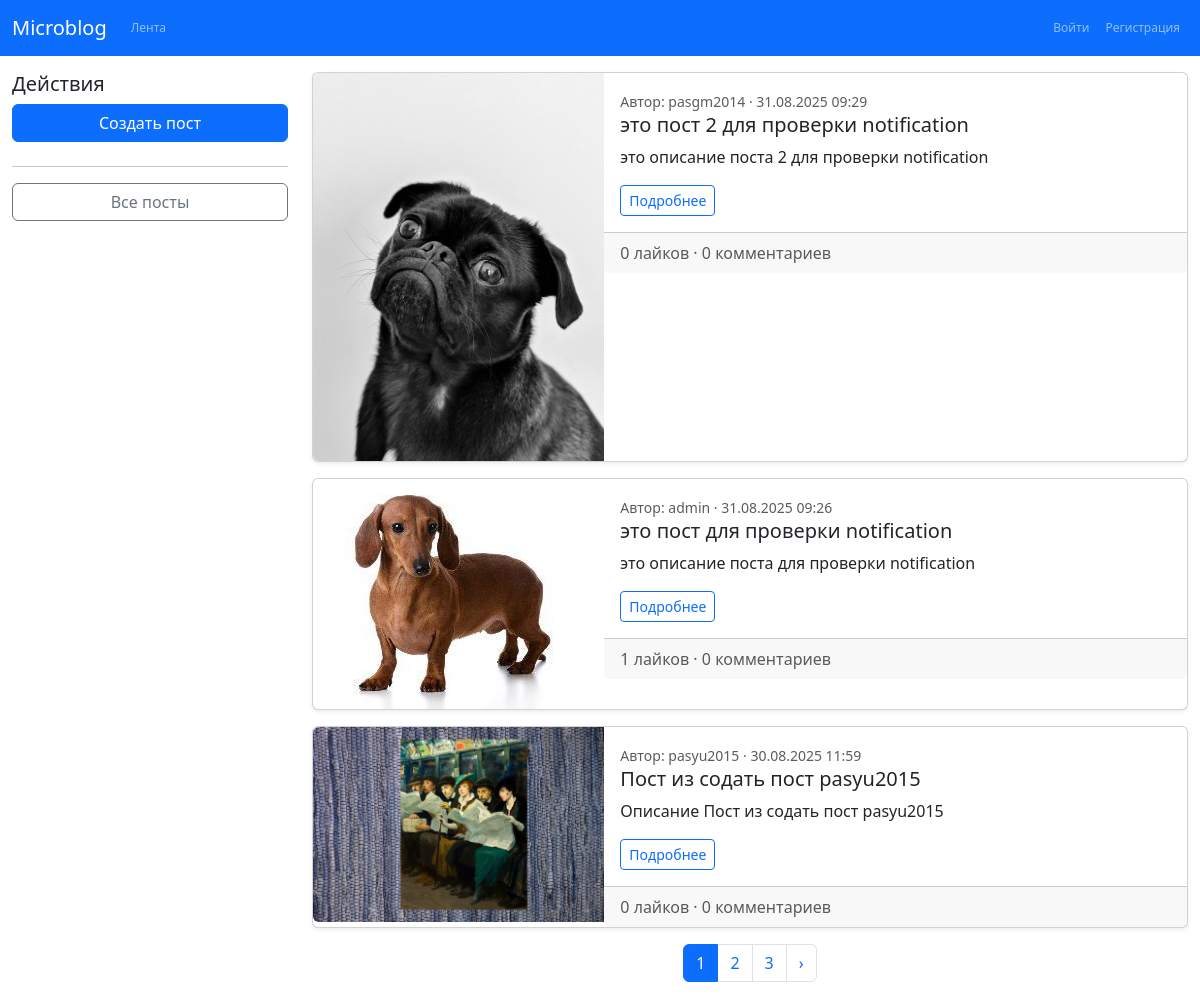
The page / on the database its author committed.
### apps/blog/models.py (models this page shows, shortened)
class Post(models.Model):
    author = models.ForeignKey(settings.AUTH_USER_MODEL, on_delete=models.CASCADE, related_name="posts")
    title = models.CharField(max_length=200)
    description = models.TextField(max_length=500, blank=True)
    image = models.ImageField(upload_to="posts/", blank=True, null=True)
    text = models.TextField()
    created_at = models.DateTimeField(default=timezone.now)
    class Meta:
        ordering = ["-created_at"]
    def total_likes(self):
        return self.likes.count()  # type: ignore
    def total_comments(self):
        return self.comments.count()  # type: ignore

### apps/users/models.py (models this page shows, shortened)
class User(AbstractUser):
    email = models.EmailField(unique=True)
    avatar = models.ImageField(upload_to="avatars/", blank=True, null=True)
    date_from = models.DateField(null=True, blank=True, verbose_name='Показывать посты с даты')
    class Meta:
        verbose_name = "Пользователь"
        verbose_name_plural = "Пользователи"

### apps/blog/views.py (the view)
# urls.py: path("", views.FeedView.as_view(), name="feed"),
class FeedView(ListView):
    model = Post
    paginate_by = 3
    context_object_name = "posts"
    template_name = "blog/feed.html"

### apps/blog/templates/blog/feed.html (shortened to what this page needs)
{% extends "base.html" %}
{% load static %}
{% block content %}
<div class="row">
  <div class="col-md-3">
    <h5>Действия</h5>
    <a class="btn btn-primary w-100 mb-2" href="{% url 'blog:create_post' %}">Создать пост</a>
    <hr>
    <a class="btn btn-outline-secondary w-100 mb-2" href="{% url 'blog:feed' %}">Все посты</a>
  </div>
  <div class="col-md-9">
    {% for post in posts %}
      <div class="card mb-3">
        <div class="row g-0">
          {% if post.image %}
            <div class="col-md-4">
              <img src="{{ post.image.url }}" class="img-fluid rounded-start" alt="">
            </div>
          {% endif %}
          <div class="col-md-8">
            <div class="card-body">
              <small class="text-muted">
                  Автор: {{ post.author.username }} ·
                  {{ post.created_at|date:"d.m.Y H:i" }}
              </small>
              <h5 class="card-title">{{ post.title }}</h5>
              <p class="card-text">{{ post.description|truncatechars:100 }}</p>
              <a class="btn btn-sm btn-outline-primary" href="{% url 'blog:post_detail' post.pk %}">Подробнее</a>
            </div>
            <div class="card-footer text-muted">
              {{ post.total_likes }} лайков · {{ post.total_comments }} комментариев
            </div>
          </div>
        </div>
      </div>
    {% empty %}
      <p>Постов пока нет.</p>
    {% endfor %}
    {% if is_paginated %}
      <nav aria-label="Page navigation">
        <ul class="pagination justify-content-center">
          {% for num in page_obj.paginator.page_range %}
            <li class="page-item {% if page_obj.number == num %}active{% endif %}">
              <a class="page-link" href="?page={{ num }}">{{ num }}</a>
            </li>
          {% endfor %}
          {% if page_obj.has_next %}
            <li class="page-item">
              <a class="page-link" href="?page={{ page_obj.next_page_number }}">›</a>
            </li>
          {% endif %}
        </ul>
      </nav>
    {% endif %}
  </div>
</div>
{% endblock %}

### templates/base.html (shortened to what this page needs)
<!doctype html>
<html lang="ru">
<head>
    {% load static %}
    <link rel="stylesheet" href="{% static 'css/custom.css' %}">
    <link rel="stylesheet" href="{% static 'css/custom.css' %}">
    <link href="https://cdn.jsdelivr.net/npm/bootstrap@5.3.2/dist/css/bootstrap.min.css" rel="stylesheet">
</head>
<body>
    {% include "nav.html" %}
    <div class="container-fluid mt-3">
        {% block content %}{% endblock %}
    </div>
</body>
</html>

### templates/nav.html (shortened to what this page needs)
<nav class="navbar navbar-expand navbar-dark bg-primary">
  <div class="container-fluid">
    <div class="d-flex align-items-center w-100">
      <a class="navbar-brand" href="{% url 'blog:feed' %}">Microblog</a>
      <ul class="navbar-nav">
        <li class="nav-item">
          <a class="nav-link" href="{% url 'blog:feed' %}">Лента</a>
        </li>
      </ul>
      <ul class="navbar-nav ms-auto">
        {% if user.is_authenticated %}
          <li class="nav-item d-flex align-items-center">
            {% if user.avatar %}
              <img src="{{ user.avatar.url }}" alt="{{ user.username }}" class="rounded-circle me-2"
                  style="width: 28px; height: 28px; object-fit: cover;">
            {% endif %}
            <a class="nav-link" href="{% url 'users:profile' pk=user.pk }}">{{ user.username }}</a>
          </li>
          <li class="nav-item">
            <form method="post" action="{% url 'logout' %}" class="d-inline">
              {% csrf_token %}
              <button type="submit" class="btn btn-link nav-link p-0 m-0 align-baseline border-0 bg-transparent">Выйти</button>
            </form>
          </li>
        {% else %}
          <li class="nav-item">
            <a class="nav-link" href="{% url 'login' %}">Войти</a>
          </li>
          <li class="nav-item">
            <a class="nav-link" href="{% url 'users:signup' %}">Регистрация</a>
          </li>
        {% endif %}
      </ul>
    </div>
  </div>
</nav>

### static/css/custom.css (style rules this page uses)
:root { --bs-body-bg: #f8f9fa; --bs-border-radius: .5rem; }
body { font-family: system-ui, sans-serif; }
.card { box-shadow: 0 .125rem .25rem rgba(0,0,0,.075); }

### templates/nav.html (style rules this page uses)
.navbar-nav .btn, .navbar-nav .nav-link { font-size: 0.75rem; padding: 0.2rem 0.4rem; line-height: 1; }

### rows shown on the page
Post: image (picture), author.username "pasgm2014", created_at "31.08.2025 09:29", title "это пост 2 для проверки notification", description "это описание поста 2 для проверки notification", total_likes "0", total_comments "0"
Post: image (picture), author.username "admin", created_at "31.08.2025 09:26", title "это пост для проверки notification", description "это описание поста для проверки notification", total_likes "1", total_comments "0"
Post: image (picture), author.username "pasyu2015", created_at "30.08.2025 11:59", title "Пост из содать пост pasyu2015", description "Описание Пост из содать пост pasyu2015", total_likes "0", total_comments "0"

### other values the page prints
{{ num }} "1" "2" "3"
